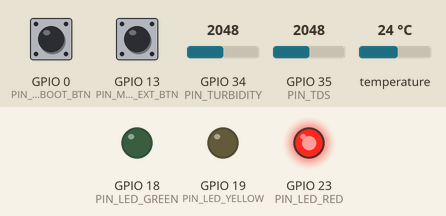
Recording of a sketch running on a simulated ESP32. Parts: output pins drawn as LEDs (lit = HIGH). The inputs (shaded band) are chosen by the test bench; at power-on: temperature 24 °C, GPIO 35 (PIN_TDS) = 2048, GPIO 0 (PIN_MUTE_BOOT_BTN) HIGH, GPIO 13 (PIN_MUTE_EXT_BTN) HIGH, GPIO 34 (PIN_TURBIDITY) = 2048. WiFi joins after 1.5 s; servers stay silent unless stated; uploads are accepted with an empty reply; what the sketch prints to the serial monitor is not drawn.

Above: at 3.6 s.
3.7 s: temperature set to 28.5 °C
5.7 s: temperature set to 29.4 °C
At 6.6 s:
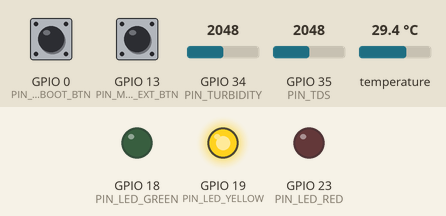
7.4 s: GPIO 35 (PIN_TDS) set to 1717
11.3 s: GPIO 35 (PIN_TDS) set to 1684
At 13.6 s:
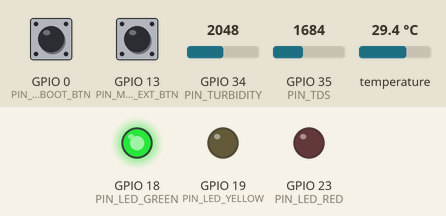
17.0 s: temperature set to 24.5 °C
18.7 s: temperature set to 23.3 °C
At 19.7 s:
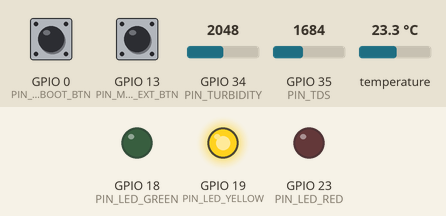
Timing chart, 0 to 21.7 s (numbered marks = the images above; inputs shaded):
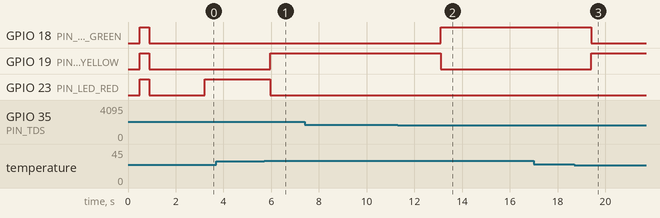

Measured:
- the behaviour switches between 28.9 and 29 °C on temperature (found by bisection; images 0 and 1)
- the behaviour switches between 1685 and 1684 on GPIO 35 (PIN_TDS) (found by bisection; images 1 and 2)
- the behaviour switches between 24.1 and 24 °C on temperature (found by bisection; images 2 and 3)
- after the input at 3.7 s, every drawn part: stays the same
- after the input at 5.7 s, GPIO 19 (PIN_LED_YELLOW): LOW → HIGH after 0.25 s; GPIO 23 (PIN_LED_RED): HIGH → LOW after 0.25 s
- after the input at 7.4 s, every drawn part: stays the same
- after the input at 11.3 s, GPIO 18 (PIN_LED_GREEN): LOW → HIGH after 1.8 s; GPIO 19 (PIN_LED_YELLOW): HIGH → LOW after 1.8 s
- after the input at 17.0 s, every drawn part: stays the same
- after the input at 18.7 s, GPIO 18 (PIN_LED_GREEN): HIGH → LOW after 0.70 s; GPIO 19 (PIN_LED_YELLOW): LOW → HIGH after 0.70 s

The sketch:

firmware.ino
```cpp
/**
 * ==============================================================================
 * Project: AquaSure — Low-Cost Multi-Sensor Water Quality Monitoring System
 * File: firmware/firmware.ino (Arduino IDE compatible single-file sketch)
 * ==============================================================================
 */

#include <Arduino.h>
#include <WiFi.h>
#include <HTTPClient.h>
#include <WiFiClientSecure.h>
#include <Wire.h>
#include <Adafruit_GFX.h>
#include <Adafruit_SH110X.h>  // 1.3" I2C OLED (SH1106)
#include <Adafruit_SSD1306.h> // Universal support for SSD1306 OLEDs
#include <OneWire.h>
#include <DallasTemperature.h>
#include <ArduinoJson.h>

// ==========================================
// DATA STRUCTURES & FORWARD DECLARATIONS
// (Must be at the top for Arduino IDE compiler)
// ==========================================
struct WaterDiagnosis {
    float wqi;
    String state;
    String signature;
};

WaterDiagnosis evaluateWaterQuality(float turb, float tds, float temp);
void updateOledDisplay(float turb, float tds, float temp, const WaterDiagnosis& diag);

// ==========================================
// 1. HARDWARE PIN DEFINITIONS (ESP32 DevKit)
// ==========================================
#define PIN_TURBIDITY       34     // ADC1_CH6 (Optical Turbidity Analog Out)
#define PIN_TDS             35     // ADC1_CH7 (Analog TDS Probe Out)
#define PIN_ONEWIRE         4      // Digital GPIO 4 (DS18B20 1-Wire bus with 4.7k pull-up)

#define PIN_LED_GREEN       18     // State: NORMAL / Pristine
#define PIN_LED_YELLOW      19     // State: WARNING / Caution
#define PIN_LED_RED         23     // State: ALARM / Critical Contamination
#define PIN_BUZZER          5      // Active 5V Buzzer (Active-Low sink)
#define PIN_MUTE_BOOT_BTN   0      // Built-in ESP32 BOOT button (Zero extra wiring required!)
#define PIN_MUTE_EXT_BTN    13     // Optional external push button / toggle switch (D13 to GND)

#define OLED_SDA            21     // Hardware I2C SDA
#define OLED_SCL            22     // Hardware I2C SCL
#define SCREEN_WIDTH        128
#define SCREEN_HEIGHT       64
#define SCREEN_ADDRESS      0x3C   // Default I2C address for 1.3" OLED

// ==========================================
// 2. NETWORK & CLOUD INGESTION CREDENTIALS
// ==========================================
// Enter your smartphone mobile hotspot name and password below:
const char* WIFI_SSID     = "Aths";
const char* WIFI_PASSWORD = "s27gb9yu";

// Live Vercel Production Serverless Endpoint
const char* CLOUD_API_URL = "https://jalrakshak-rosy.vercel.app/api/telemetry";
const char* DEVICE_API_KEY = "jal_sec_dev_local_key";
const char* DEVICE_ID      = "ESP32_AQUASURE_01";

// ==========================================
// 3. OBJECT INITIALIZATION & GLOBAL STATE
// ==========================================
// Universal OLED Driver state (Native support for 1.3" SH1106 and 0.96" SSD1306)
Adafruit_SSD1306 displaySSD = Adafruit_SSD1306(SCREEN_WIDTH, SCREEN_HEIGHT, &Wire, -1);
uint8_t targetOledAddr = 0x3C;
bool oledReady = false;

OneWire oneWire(PIN_ONEWIRE);
DallasTemperature tempSensors(&oneWire);

unsigned long lastTelemetryTime = 0;
const unsigned long TELEMETRY_INTERVAL_MS = 3000;
unsigned long syncCounter = 0;
bool wifiConnected = false;
bool alarmAcknowledged = false; // Operator alarm acknowledge/mute latch

// ==========================================
// 4. SENSOR SAMPLING & SIGNAL CONDITIONING
// ==========================================
float readAdcVoltage(int pin, int samples = 64) {
    long sum = 0;
    for (int i = 0; i < samples; i++) {
        sum += analogRead(pin);
        delayMicroseconds(100);
    }
    float avgRaw = (float)sum / (float)samples;
    return (avgRaw / 4095.0f) * 3.3f;
}

float lastTurbVoltage = 0.0f;
float lastTdsVoltage = 0.0f;

// Exponential Moving Average (EMA) filters to prevent rapid LED flickering from liquid ripples or bubbles
static float smoothTurbVoltage = -1.0f;
static float smoothTdsVoltage  = -1.0f;
static int rawTurbAdc = 0;
static int rawTdsAdc = 0;
static float rawTurbVolts = 0.0f;
static float rawTdsVolts = 0.0f;

float readTurbidity(float vTemp) {
    long sum = 0;
    for (int i = 0; i < 64; i++) {
        sum += analogRead(PIN_TURBIDITY);
        delayMicroseconds(100);
    }
    rawTurbAdc = sum / 64;
    rawTurbVolts = (rawTurbAdc / 4095.0f) * 3.3f;

    // Fast 50% response filter:
    if (smoothTurbVoltage < 0.0f) {
        smoothTurbVoltage = rawTurbVolts;
    } else {
        smoothTurbVoltage = (0.50f * rawTurbVolts) + (0.50f * smoothTurbVoltage);
    }
    lastTurbVoltage = smoothTurbVoltage;

    float voltage = smoothTurbVoltage;
    float ntu = 0.0f;
    // Calibrated for bench optical geometry (Clean tap water baseline: 0.90V - 2.5V)
    // Silt / Mud anomaly drops below 0.55V
    if (voltage >= 0.90f) {
        ntu = 0.5f + max(0.0f, (2.0f - voltage) * 2.5f);
    } else if (voltage >= 0.55f) {
        ntu = 5.0f + (0.90f - voltage) * 100.0f;
    } else {
        ntu = 40.0f + (0.55f - voltage) * (2960.0f / 0.55f);
    }
    if (ntu < 0.5f) ntu = 0.5f;
    if (ntu > 3000.0f) ntu = 3000.0f;
    return ntu;
}

float readTDS(float temperatureC) {
    long sum = 0;
    for (int i = 0; i < 64; i++) {
        sum += analogRead(PIN_TDS);
        delayMicroseconds(100);
    }
    rawTdsAdc = sum / 64;
    rawTdsVolts = (rawTdsAdc / 4095.0f) * 3.3f;

    // Fast 50% response filter:
    if (smoothTdsVoltage < 0.0f) {
        smoothTdsVoltage = rawTdsVolts;
    } else {
        smoothTdsVoltage = (0.50f * rawTdsVolts) + (0.50f * smoothTdsVoltage);
    }
    lastTdsVoltage = smoothTdsVoltage;

    float voltage = smoothTdsVoltage;
    float compensationCoefficient = 1.0f + 0.02f * (temperatureC - 25.0f);
    float compensationVoltage = voltage / compensationCoefficient;

    float tdsValue = (133.42f * compensationVoltage * compensationVoltage * compensationVoltage
                    - 255.86f * compensationVoltage * compensationVoltage
                    + 857.39f * compensationVoltage) * 0.5f;

    if (tdsValue < 0.0f) tdsValue = 0.0f;
    if (tdsValue > 1500.0f) tdsValue = 1500.0f;
    return tdsValue;
}

float readFluidTemp() {
    tempSensors.requestTemperatures();
    float t = tempSensors.getTempCByIndex(0);
    if (t < -50.0f || t > 100.0f || t == -127.0f) {
        return 24.5f;
    }
    return t;
}

// ==========================================
// 5. LOCAL ANOMALY CLASSIFICATION & BUZZER DRIVER
// ==========================================
void silenceBuzzer() {
    noTone(PIN_BUZZER);
    pinMode(PIN_BUZZER, OUTPUT);
    digitalWrite(PIN_BUZZER, HIGH); // Logic HIGH stops active-low sink
    pinMode(PIN_BUZZER, INPUT);     // High-Z disconnects ground sink completely
}

void soundBuzzer(unsigned int freq = 2600) {
    pinMode(PIN_BUZZER, OUTPUT);
    digitalWrite(PIN_BUZZER, LOW);  // Active-low sink: 0V draws current from VIN (5V)
    tone(PIN_BUZZER, freq);
}

// Industrial SCADA State Machine with Schmitt-Trigger Hysteresis & Continuous 30s Qualification
static String systemState = "NORMAL";
static unsigned long alarmConditionStart = 0;
const unsigned long ALARM_QUALIFICATION_MS = 30000; // 30 seconds of continuous sustained anomaly required to trigger loud buzzer

WaterDiagnosis evaluateWaterQuality(float turb, float tds, float temp) {
    // Bench Baseline & Client-Adaptive BIS IS 10500:2012 Drinking Water Calibration:
    // Turbidity: Clean Baseline < 10.0 NTU, Silt/Soil Anomaly > 30.0 NTU
    // TDS: Clean Tap Water < 350 ppm, Warning > 520 ppm, Saline Anomaly > 650 ppm
    // Note: On 3.3V power, Gravity TDS op-amp saturates at ~1.85V (~785 ppm) in heavy salt.
    float zTurb = max(0.0f, (turb - 10.0f) / 12.0f);
    float zTds  = max(0.0f, (tds - 350.0f) / 140.0f);
    float compositeAnomaly = sqrt(zTurb * zTurb + zTds * zTds);

    float wqi = max(0.0f, min(100.0f, 100.0f - (compositeAnomaly * 25.0f)));

    // Schmitt-trigger hysteresis transitions prevent rapid LED/relay flickering
    if (systemState == "NORMAL") {
        if (compositeAnomaly >= 2.1f) {
            systemState = "ALARM";
        } else if (compositeAnomaly >= 1.25f) {
            systemState = "WARNING";
        }
    } else if (systemState == "WARNING") {
        if (compositeAnomaly >= 2.1f) {
            systemState = "ALARM";
        } else if (compositeAnomaly < 0.85f) {
            systemState = "NORMAL";
        }
    } else { // ALARM
        if (compositeAnomaly < 0.85f) {
            systemState = "NORMAL";
        } else if (compositeAnomaly < 1.75f) {
            systemState = "WARNING";
        }
    }

    WaterDiagnosis diag;
    diag.wqi = wqi;
    diag.state = systemState;

    if (systemState == "NORMAL") {
        alarmConditionStart = 0; // Reset qualification timer immediately
        diag.signature = "Baseline / Pristine Quiescent";
        digitalWrite(PIN_LED_GREEN, HIGH);
        digitalWrite(PIN_LED_YELLOW, LOW);
        digitalWrite(PIN_LED_RED, LOW);
        if (alarmAcknowledged) {
            alarmAcknowledged = false;
            Serial.println("[ALARM] Water quality normalized. Mute latch reset.");
        }
        silenceBuzzer();
    } else if (systemState == "WARNING") {
        alarmConditionStart = 0; // Reset qualification timer
        diag.signature = (turb > 20.0f) ? "Turbidity Drift / Sediments" : "Elevated Mineral Dissolution";
        digitalWrite(PIN_LED_GREEN, LOW);
        digitalWrite(PIN_LED_YELLOW, HIGH);
        digitalWrite(PIN_LED_RED, LOW);
        silenceBuzzer(); // Warning is purely visual (Yellow LED) to keep workspace quiet
    } else {
        if (turb > 30.0f && tds > 600.0f) {
            diag.signature = "Severe Runoff / Surface Influx";
        } else if (turb > 30.0f) {
            diag.signature = "Severe Sediment / Particulate Intrusion";
        } else {
            diag.signature = "Chemical / Saline Infiltration";
        }
        digitalWrite(PIN_LED_GREEN, LOW);
        digitalWrite(PIN_LED_YELLOW, LOW);
        digitalWrite(PIN_LED_RED, HIGH);

        // Start qualification timer on first cycle entering ALARM
        if (alarmConditionStart == 0) {
            alarmConditionStart = millis();
            Serial.println("[ALARM] >>> Anomaly detected. Qualifying continuous persistence (30s)... <<<");
        }

        unsigned long sustainedTime = millis() - alarmConditionStart;

        // Audible alarm: Only sound if anomaly has persisted continuously for 30 seconds AND not muted!
        if (sustainedTime >= ALARM_QUALIFICATION_MS) {
            if (alarmAcknowledged) {
                silenceBuzzer();
            } else {
                soundBuzzer(2600);
            }
        } else {
            silenceBuzzer(); // In qualification window: strictly silent to eliminate false alarms
        }
    }

    return diag;
}

// ==========================================
// 6. LOCAL VISUAL & AUDITORY DRIVER
// (Headless SCADA mode — visual state handled via 3-State LEDs & live Web PWA)
// ==========================================
void updateOledDisplay(float turb, float tds, float temp, const WaterDiagnosis& diag) {
    // Headless telemetry mode: visual alerts rendered locally via D18(Green), D19(Yellow), D23(Red)
}

// ==========================================
// 7. HTTPS CLOUD TELEMETRY POST CLIENT
// ==========================================
void postTelemetryToCloud(float turb, float tds, float temp, const String& state) {
    if (WiFi.status() != WL_CONNECTED) {
        wifiConnected = false;
        return;
    }
    wifiConnected = true;

    WiFiClientSecure client;
    client.setInsecure();

    HTTPClient http;
    if (!http.begin(client, CLOUD_API_URL)) {
        Serial.println("[HTTP] Failed to connect to cloud endpoint.");
        return;
    }

    http.addHeader("Content-Type", "application/json");
    http.addHeader("X-Device-Key", DEVICE_API_KEY);

    StaticJsonDocument<256> doc;
    doc["device_id"] = DEVICE_ID;
    doc["turbidity_ntu"] = round(turb * 10.0f) / 10.0f;
    doc["tds_ppm"] = round(tds * 10.0f) / 10.0f;
    doc["temp_c"] = round(temp * 10.0f) / 10.0f;
    doc["state"] = state;

    String jsonPayload;
    serializeJson(doc, jsonPayload);

    int httpCode = http.POST(jsonPayload);
    if (httpCode > 0) {
        syncCounter++;
        Serial.printf("[Cloud Sync #%lu] HTTP %d: Telemetry Persisted in Neon Postgres\n", syncCounter, httpCode);

        // Check response payload for remote cloud commands (e.g. Alarm Acknowledge / Mute from Web UI)
        if (httpCode == 200) {
            String resp = http.getString();
            bool cloudMute = (resp.indexOf("\"alarm_acknowledged\":true") >= 0 || resp.indexOf("\"alarm_acknowledged\": true") >= 0);
            if (cloudMute) {
                if (!alarmAcknowledged) {
                    alarmAcknowledged = true;
                    Serial.println("\n[REMOTE CLOUD COMMAND] >>> Operator turned Buzzer OFF (Mute) from Web/Phone app! <<<");
                }
                silenceBuzzer();
            } else {
                if (alarmAcknowledged) {
                    alarmAcknowledged = false;
                    Serial.println("\n[REMOTE CLOUD COMMAND] >>> Operator turned Buzzer ON (Unmute) from Web/Phone app! <<<");
                }
            }
        }
    } else {
        Serial.printf("[Cloud Sync] Error sending POST: %s\n", http.errorToString(httpCode).c_str());
    }

    http.end();
}

// ==========================================
// 8. SETUP & MAIN EXECUTION LOOP
// ==========================================
void setup() {
    Serial.begin(115200);
    delay(500);
    Serial.println("\n=== AQUASURE ESP32 DEVKIT V1 INITIALIZING ===");

    pinMode(PIN_TURBIDITY, INPUT);
    pinMode(PIN_TDS, INPUT);
    pinMode(PIN_LED_GREEN, OUTPUT);
    pinMode(PIN_LED_YELLOW, OUTPUT);
    pinMode(PIN_LED_RED, OUTPUT);
    pinMode(PIN_BUZZER, OUTPUT);
    digitalWrite(PIN_BUZZER, HIGH); // Off initially for active-low sink

    // Configure Mute / Acknowledge Buttons (Active LOW with internal pull-ups)
    pinMode(PIN_MUTE_BOOT_BTN, INPUT_PULLUP); // Built-in BOOT button (GPIO 0)
    pinMode(PIN_MUTE_EXT_BTN, INPUT_PULLUP);  // External push button (GPIO 13 to GND)

    digitalWrite(PIN_LED_GREEN, HIGH);
    digitalWrite(PIN_LED_YELLOW, HIGH);
    digitalWrite(PIN_LED_RED, HIGH);
    delay(400);
    digitalWrite(PIN_LED_GREEN, LOW);
    digitalWrite(PIN_LED_YELLOW, LOW);
    digitalWrite(PIN_LED_RED, LOW);

    tempSensors.begin();

    Serial.println("[Hardware] Headless Industrial Telemetry Node Active (OLED bypassed)");
    Serial.println("[Hardware] Alert Actuators Ready: D18(Green), D19(Yellow), D23(Red), D5(Buzzer)");

    WiFi.mode(WIFI_STA);
    WiFi.begin(WIFI_SSID, WIFI_PASSWORD);

    int attempts = 0;
    while (WiFi.status() != WL_CONNECTED && attempts < 20) {
        delay(500);
        Serial.print(".");
        attempts++;
    }

    if (WiFi.status() == WL_CONNECTED) {
        wifiConnected = true;
        Serial.printf("\n[Wi-Fi] Connected! Local IP: %s\n", WiFi.localIP().toString().c_str());
    } else {
        wifiConnected = false;
        Serial.println("\n[Wi-Fi] Timeout. Continuing in offline standalone mode.");
    }
}

void loop() {
    unsigned long currentMillis = millis();

    // Check Alarm Acknowledge / Mute button press (Bidirectional Toggle with 500ms debounce)
    static unsigned long lastBtnPress = 0;
    if ((digitalRead(PIN_MUTE_BOOT_BTN) == LOW || digitalRead(PIN_MUTE_EXT_BTN) == LOW) && (currentMillis - lastBtnPress > 500)) {
        lastBtnPress = currentMillis;
        alarmAcknowledged = !alarmAcknowledged;
        if (alarmAcknowledged) {
            Serial.println("[ALARM] >>> Operator Pressed Hardware Button: Buzzer Muted <<<");
            silenceBuzzer();
        } else {
            Serial.println("[ALARM] >>> Operator Pressed Hardware Button: Buzzer Unmuted / Armed <<<");
        }
    }

    float tempC = readFluidTemp();
    float turbNtu = readTurbidity(tempC);
    float tdsPpm = readTDS(tempC);

    WaterDiagnosis diag = evaluateWaterQuality(turbNtu, tdsPpm, tempC);
    updateOledDisplay(turbNtu, tdsPpm, tempC, diag);

    if (currentMillis - lastTelemetryTime >= TELEMETRY_INTERVAL_MS) {
        lastTelemetryTime = currentMillis;

        Serial.printf("[Sensor Read] Turb: %.1f NTU (Raw: %.2fV | ADC: %d) | TDS: %.1f ppm (Raw: %.2fV | ADC: %d) | Temp: %.1f C | State: %s | WQI: %.0f\n",
                      turbNtu, rawTurbVolts, rawTurbAdc, tdsPpm, rawTdsVolts, rawTdsAdc, tempC, diag.state.c_str(), diag.wqi);

        postTelemetryToCloud(turbNtu, tdsPpm, tempC, diag.state);
    }

    delay(50);
}
```
